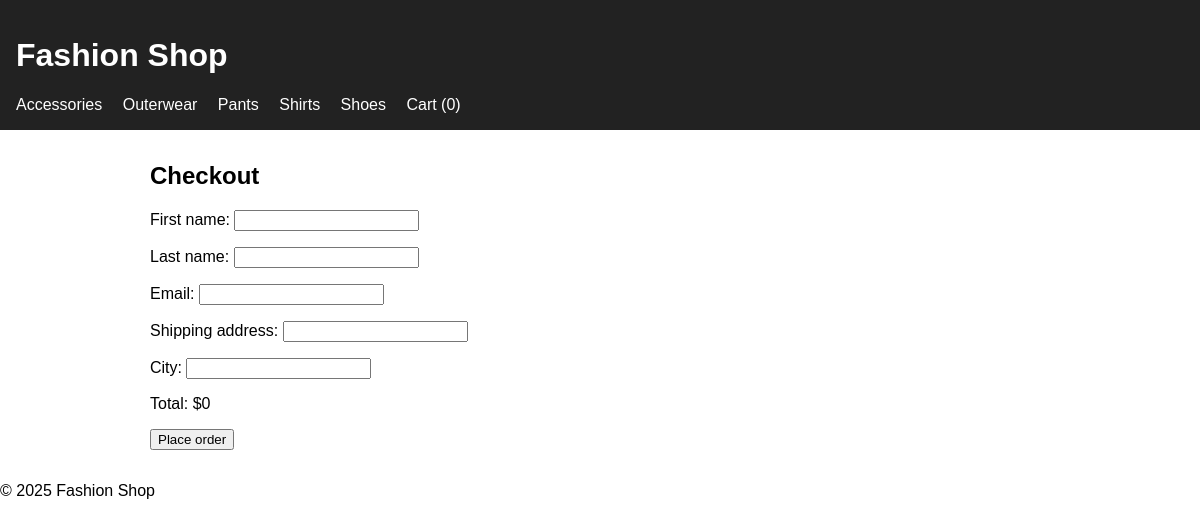
Screenshot of /orders/ with the database file from the repository.
### catalog/models.py (models this page shows, shortened)
class Category(models.Model):
    name = models.CharField(max_length=50,unique=True)
    slug = models.SlugField(max_length=50, unique=True)
    class Meta:
        ordering = ["name"] # Category objects will be sorted alphabetically when listed
        verbose_name_plural = "Categories"
    def get_absolute_url(self):
        return reverse("product_list_by_category", args=[self.slug]) #Returns the URL for a page that shows all products in this category

### orders/views.py (the view)
# urls.py: path("", views.order_create, name="create")
def order_create(request):
    cart = Cart(request)
    if request.method == "POST": # Checks if form was submitted
        form = OrderCreateForm(request.POST) # Puts form data into form variable
        if form.is_valid(): # Checks if input fields and were filled
            print(" Form is valid")
            order = form.save() # Now that form is valid store it into an order object
            for item in cart: # From __iter__() in Cart class, Loop through each item in Cart
                OrderItem.objects.create(
                    order    = order,
                    product  = item["product"],
                    price    = item["product"].price,
                    quantity = item["qty"],
                )
            cart.clear()                              # empty cart
            return render(request, "orders/created.html", {"order": order})
        else:
            print("Form not valid")
            print(form.errors)
    else:
        form = OrderCreateForm()
    return render(request, "orders/create.html", {"cart": cart, "form": form})

### orders/forms.py
class OrderCreateForm(forms.ModelForm):
    class Meta:
        model  = Order
        fields = ["first_name", "last_name", "email", "shipping_address", "city"]

### cart/cart.py (called while the page is built)
    def __len__(self):
        return sum(item["qty"] for item in self.cart.values())

    def get_total_price(self):
        from decimal import Decimal
        return sum(Decimal(item["price"]) * item["qty"] for item in self.cart.values())

### ecommerce_app/context_processors.py (called while the page is built)
def global_vars(request):
    return {
        "categories": Category.objects.all(),
        "cart": Cart(request),
    }

### orders/templates/orders/create.html (shortened to what this page needs)
{% extends "base.html" %}
{% block content %}
<h2>Checkout</h2>
<form method="post">
  {{ form.as_p }}
  <p>Total: ${{ cart.get_total_price }}</p>
  <button>Place order</button>
</form>
{% endblock %}

### templates/base.html (shortened to what this page needs)
{% load static %}
<!doctype html>
<html lang="en">
<head>
  <link rel="stylesheet" href="{% static 'css/site.css' %}">
</head>
<body>
  <header>
    <h1><a href="{% url 'home' %}">Fashion Shop</a></h1>
    <nav>
      {% for cat in categories %}
        <a href="{{ cat.get_absolute_url }}">{{ cat.name }}</a>
      {% endfor %}
      <a href="{% url 'cart:detail' %}">Cart ({{ cart|length }})</a>
    </nav>
  </header>
  <main>{% block content %}{% endblock %}</main>
  <footer>&copy; 2025 Fashion Shop</footer>
</body>
</html>

### static/css/site.css (style rules this page uses)
body { font-family: sans-serif; margin: 0; }
header { background:#222; color:#fff; padding:1rem; }
header a { color:#fff; margin-right:1rem; text-decoration:none; }
main { max-width:900px; margin:2rem auto; }

### rows the page displays
Category: name "Accessories"
Category: name "Outerwear"
Category: name "Pants"
Category: name "Shirts"
Category: name "Shoes"

### other values shown
{{ cart|length }} "0"
{{ cart.get_total_price }} "0"
